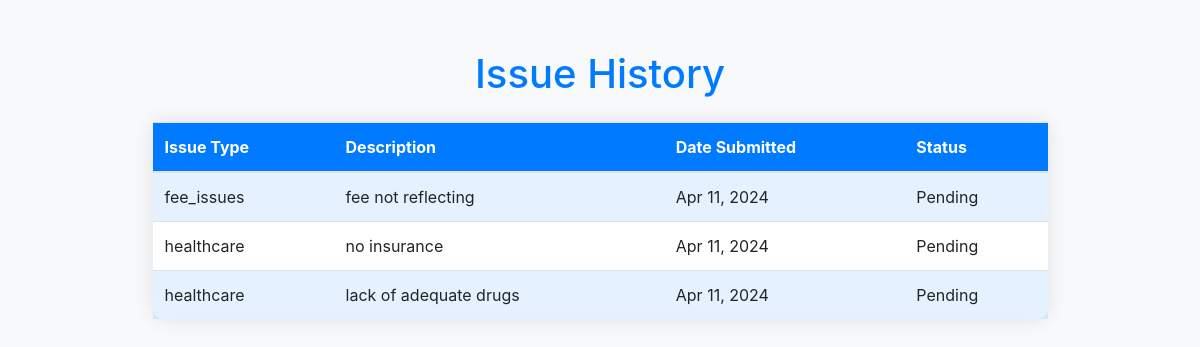
Page /issue_history/ (signed in) on the committed database.
### students/models.py (models this page shows, shortened)
class Issue(models.Model):
    ISSUE_CHOICES = [
        ('healthcare', 'Healthcare'),
        ('fee_issues', 'Fee Issues'),
        ('guidance_and_counselling', 'Guidance and Counselling'),
        ('accommodation', 'Accommodation'),
        ('exam_issues', 'Exam Issues'),
        ('others', 'Others'),
    ]
    student = models.ForeignKey(Student, on_delete=models.CASCADE, related_name='student_issues')
    issue_type = models.CharField(max_length=30, choices=ISSUE_CHOICES)
    description = models.TextField()
    feedback = models.TextField(blank=True)
    category = models.CharField(max_length=100, choices=ISSUE_CHOICES, blank=True, null=True)
    issue_admin = models.ForeignKey(IssueAdmin, on_delete=models.SET_NULL, null=True, blank=True)
    date_submitted = models.DateTimeField(auto_now_add=True)

### students/views.py (the view)
# urls.py: path('issue_history/', views.issue_history, name='issue_history'),
@login_required(login_url='student_login')
def issue_history(request):
    student = request.user.student_profile  # Assuming you have a UserProfile linked to the User model
    issue_history = Issue.objects.filter(student=student)
    return render(request, 'issue_history.html', {'issue_history': issue_history})

### students/templates/issue_history.html (shortened to what this page needs)
<!DOCTYPE html>
<html lang="en">
<head>
 <link href="https://maxcdn.bootstrapcdn.com/bootstrap/4.5.2/css/bootstrap.min.css" rel="stylesheet">
</head>
<body>
 <div class="container">
  <h1 class="mb-4">Issue History</h1>
  <div class="col-md-10 mx-auto">
   <table class="table table-striped">
    <thead>
     <tr>
      <th>Issue Type</th>
      <th>Description</th>
      <th>Date Submitted</th>
      <th>Status</th>
     </tr>
    </thead>
    <tbody>
     {% for issue in issue_history %}
     <tr>
      <td>{{ issue.issue_type }}</td>
      <td>{{ issue.description }}</td>
      <td>{{ issue.date_submitted|date:"M d, Y" }}</td>
      <td>{% if issue.feedback %}Check for feedback in your student dashboard{% else %}Pending{% endif %}</td>
     </tr>
     {% empty %}
     <tr>
      <td colspan="4" class="text-center">No issues found.</td>
     </tr>
     {% endfor %}
    </tbody>
   </table>
  </div>
 </div>
</body>
</html>

### students/templates/issue_history.html (style rules this page uses)
body { background-color: #f8f9fa; }
.container { margin-top: 50px; }
h1 { color: #007bff; text-align: center; }
.table { background-color: #fff; border-radius: 10px; box-shadow: 0 0 20px rgba(0, 0, 0, 0.1); }
th, td { vertical-align: middle !important; }
th { background-color: #007bff; color: #fff; font-weight: bold; }
.table-striped tbody tr:nth-of-type(odd) { background-color: rgba(0, 123, 255, 0.1); }

### rows in the picture
Issue: issue_type "fee_issues", description "fee not reflecting", date_submitted "Apr 11, 2024", feedback "Pending"
Issue: issue_type "healthcare", description "no insurance", date_submitted "Apr 11, 2024", feedback "Pending"
Issue: issue_type "healthcare", description "lack of adequate drugs", date_submitted "Apr 11, 2024", feedback "Pending"
